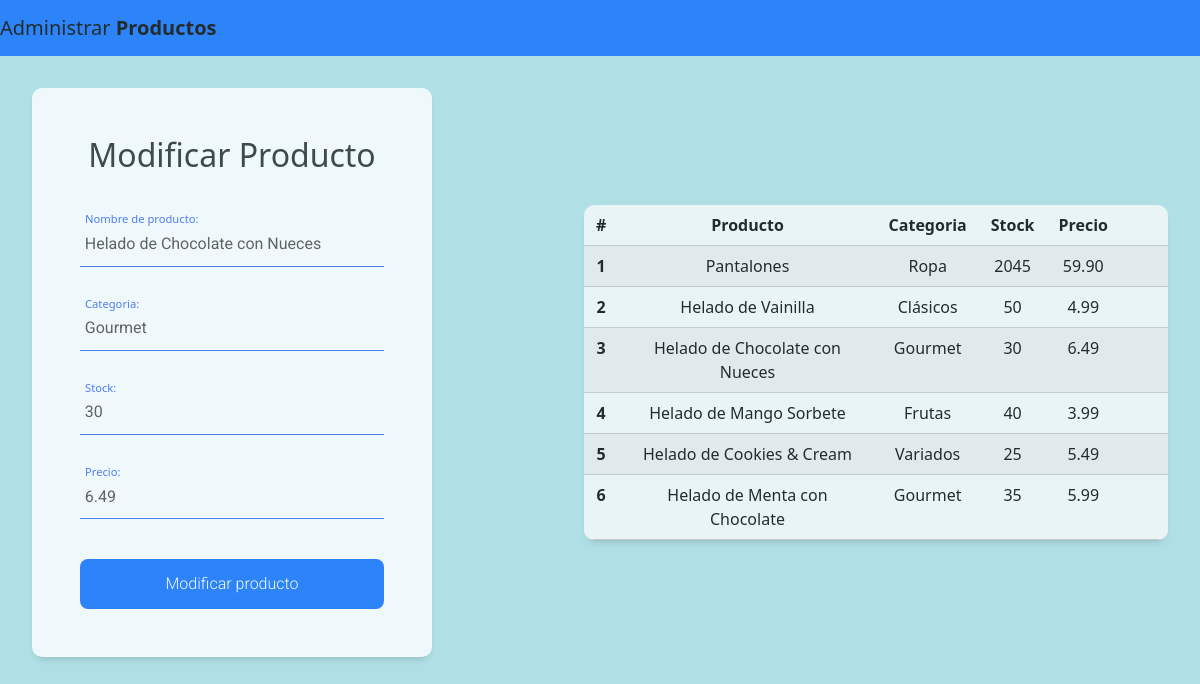
The app's page /editar.php?id=3 with its own data.
### tables this page shows
CREATE TABLE `producto` (
  `id` int(11) NOT NULL,
  `nombre` varchar(100) NOT NULL,
  `categoria` varchar(50) NOT NULL,
  `stock` int(11) NOT NULL,
  `precio` decimal(10,2) NOT NULL
);

### editar.php (the view, shortened to what this page needs)
<?php
                    include "modelo/conexion.php";
$id=$_GET["id"];
$sql=$conexion->query(" select * from producto where id=$id ");
?>
<!DOCTYPE html>
<html lang="es">
<head>
    <link rel="stylesheet" href="https://cdn.jsdelivr.net/npm/bootstrap@5.3.1/dist/css/bootstrap.min.css">
</head>
<body>
<nav class="navbar navbar-expand-lg navbar-light bg-primary">
    <a class="navbar-brand" href="index.php">Administrar <strong>Productos</strong></a>
</nav>
    <div class="contenedor">
        <div  class="form izquierda">
        <form method="POST">
                <h2 class="form__title">Modificar Producto</h2>
                <?php include "controlador/modificar.php"; ?>
                <div class="form__container">
                <?php
                    while ($datos=$sql->fetch_object()) { ?>
                        <div class="form__group">
                            <input type="text" id="nombre" class="form__input" placeholder=" " name="nombre" value="<?= $datos->nombre ?> ">
                            <label for="nombre" class="form__label">Nombre de producto:</label>
                            <span class="form__line"></span>
                        </div>
                        <div class="form__group">
                        <input type="text" id="categoria" class="form__input" placeholder=" " name="categoria" value="<?= $datos->categoria ?> ">
                            <label for="categoria" class="form__label">Categoria:</label>
                            <span class="form__line"></span>
                        </div>
                        <div class="form__group">
                            <input type="text" id="stock" class="form__input" placeholder=" " name="stock" value="<?= $datos->stock ?> ">
                            <label for="stock" class="form__label">Stock:</label>
                            <span class="form__line"></span>
                        </div>
                        <div class="form__group">
                            <input type="text" id="precio" pattern="[0-9]+(\.[0-9]+)?" class="form__input" placeholder=" " name="precio" value="<?= $datos->precio ?> ">
                            <label for="precio" class="form__label">Precio:</label>
                            <span class="form__line"></span>
                        </div>
                    <?php }
                ?>
                <button type="submit" class="form__submit btn btn-primary" name="btnregistrar" value="ok">Modificar producto</button>
                </div>
            </form>
        </div>
    <table class="table custom-table table-light table-striped derecha">
    <thead>
        <tr>
        <th scope="col">#</th>
        <th scope="col">Producto</th>
        <th scope="col">Categoria</th>
        <th scope="col">Stock</th>
        <th scope="col">Precio</th>
        <th scope="col" colspan="2"></th>
        </tr>
    </thead>
    <tbody>
        <?php
        include "modelo/conexion.php";
        $sql=$conexion->query(" select * from producto ");
        while($datos=$sql->fetch_object()){ ?>
        <tr>
            <th scope="row"><?= $datos->id ?></th>
            <td><?= $datos->nombre ?></td>
            <td><?= $datos->categoria ?></td>
            <td><?= $datos->stock ?></td>
            <td><?= $datos->precio ?></td>
            <td>
            </td>
            <td>
            </td>
        </tr>
        <?php
        }
        ?>
    </tbody>
    </table>
    </div>
</body>
</html>

### editar.php (style rules this page uses)
* { margin: 0; padding: 0; box-sizing: border-box; }
body { background-color: #e5e5f7; opacity: 0.8; background-image: radial-gradient(#dc45f7 0.5px, #B0E0E6 0.5px); background-size: 10px 10px; }
.form { background-color: #fff; width: 100%; max-width: 400px; padding: 3em 3em; border-radius: 10px; box-shadow: 0 5px 10px -5px rgb(0 0 0 /30%); text-align: center; margin: 1em; }
.form__title { font-size: 2rem; margin-bottom: .5em; }
.form__container { margin-top: 3em; display: grid; gap: 2.5em; }
.form__group { position: relative; --color: #5757577e; }
.form__input { width: 100%; background: none; color: #706c6c; font-size: 1rem; padding: .6em .3em; border: none; outline: none; border-bottom: 1px solid var(--color); font-family: 'Roboto', sans-serif; }
.form__input:not(:placeholder-shown) { color: #4d4646; }
.form__input:focus + .form__label, .form__input:not(:placeholder-shown) + .form__label { transform: translateY(-12px) scale(.7); transform-origin: left top; color: #3866f2; }
.form__label { color: var(--color); cursor: pointer; position: absolute; top: 0; left: 5px; transform: translateY(10px); transition: transform .5s, color .3s; }
.form__submit { background: #0d6efd; color: #fff; font-family: 'Roboto', sans-serif; font-weight: 300; font-size: 1rem; padding: .8em 0; border: none; border-radius: .5em; }
.form__line { position: absolute; bottom: 0; left: 0; width: 100%; height: 1px; background-color: #3866f2; transform: scale(0); transform: left bottom; transition: transform .4s; }
.form__input:focus ~ .form__line, .form__input:not(:placeholder-shown) ~ .form__line { transform: scale(1); }
.contenedor { display: flex; justify-content: space-between; align-items: center; padding: 1rem; }
.izquierda { width: 50%; float: left; }
.derecha { width: 50%; float: right; margin: 1rem; }
.custom-table { border-collapse: separate; border-spacing: 0; border-radius: 10px; overflow: hidden; width: 50%; max-width: 800px; box-shadow: 0 5px 10px -5px rgb(0 0 0 /30%); text-align: center; }
.custom-table th, .custom-table td { padding: 8px 12px; }

### records on screen
producto: nombre "Helado de Chocolate con Nueces", categoria "Gourmet", stock "30", precio "6.49", id "3"
producto: id "1", nombre "Pantalones", categoria "Ropa", stock "2045", precio "59.90"
producto: id "2", nombre "Helado de Vainilla", categoria "Clásicos", stock "50", precio "4.99"
producto: id "4", nombre "Helado de Mango Sorbete", categoria "Frutas", stock "40", precio "3.99"
producto: id "5", nombre "Helado de Cookies & Cream", categoria "Variados", stock "25", precio "5.49"
producto: id "6", nombre "Helado de Menta con Chocolate", categoria "Gourmet", stock "35", precio "5.99"
